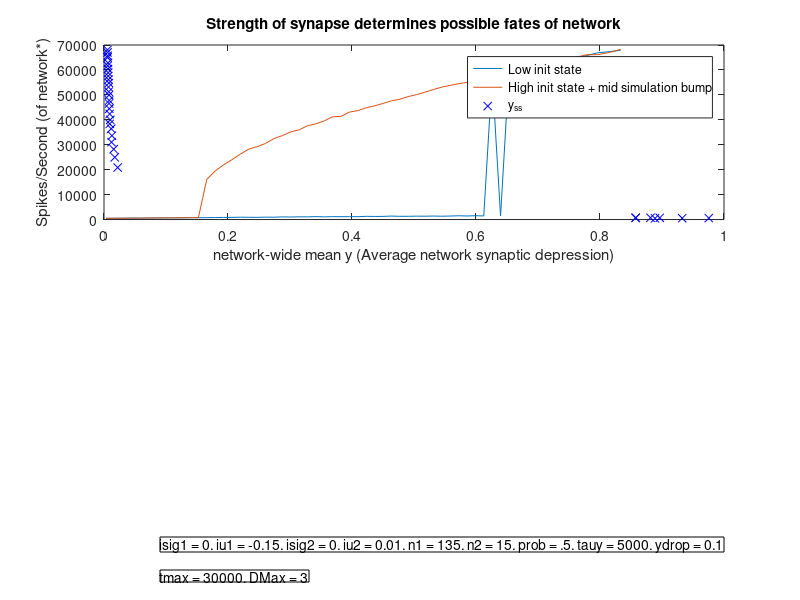

The MATLAB script that drew this image: (Note: this script raises an error after producing the figure.)
% Main script to run other scripts for theta model v5

clear; close all; clc

% Params %

params.n1 = 135;   % number of neurons in the first population
params.n2 = 15;     % number of neurons in the second population
params.dt = 0.05;   % time step
params.tmax = 3e4;     % maximum time of simulation
params.iu1 = -0.15;  % mean I parameter for first population
params.isig1 = 0.000;  % std of I parameter for first population
params.iu2 = 0.01;  % mean I parameter for second population#
params.isig2 = 0.000;    % std of I parameter for second population
params.prob = 0.5; % E-R graph, prob is prob of connection.
params.tauavg=1e2;   % Relaxation of network excitement

params.ydrop = .01; % How much of an affect firing has on synaptic depression
% (should be between 0 and 1)!!!
params.tauy  =  5e3; % Char time for return to ss for y (synap depress)

params.silence=0;
params.bumpit=0;
params.istate=3;

%% First param sweep

if 0
    ParamsweepMain
else
    load PSresults7b
end

%% Get synaptic depression nulcline

if 0
    params.tauy  =  5e3;
    params.ydrop = .01;
    params.MaxD = 3;
    syndepresnulc_main
else
    load SDn_results7b.mat
end

%% Simulate full system (w/ syn dep back in)

if 1
    
    params.tmax = 3e4;

h = figure('Position',[1000 400 1300 900]); subplot(5,3,[1 6]);
plot(Darray/params.MaxD,Lowsps); hold on;
plot(Darray/params.MaxD,Highsps); 
plot(yssarray,spsarray,'bx')
legend('Low init state','High init state + mid simulation bump','y_{ss}');
title('Strength of synapse determines possible fates of network')
xlabel('network-wide mean y (Average network synaptic depression)')
ylabel('Spikes/Second (of network*)')

subplot(5,3,[13 15]); hold on;
str = ['isig1 = ' mat2str(params.isig1) '. iu1 = ' mat2str(params.iu1) ...
    '. isig2 = ' mat2str(params.isig2) '. iu2 = ' mat2str(params.iu2) ...
    '. n1 = ' mat2str(params.n1) '. n2 = ' mat2str(params.n2) '. prob = .5' ...
    '. tauy = ' mat2str(params.tauy) '. ydrop = ' mat2str(params.ydrop)];
annotation('textbox',[.2 .08 .1 .1],'String',str,'FitBoxToText','on');

str = ['tmax = ' mat2str(params.tmax) '. DMax = ' mat2str(params.MaxD)];
annotation('textbox',[.2 .03 .1 .1],'String',str,'FitBoxToText','on');

axis off

synctheta_v5(params,h)

end